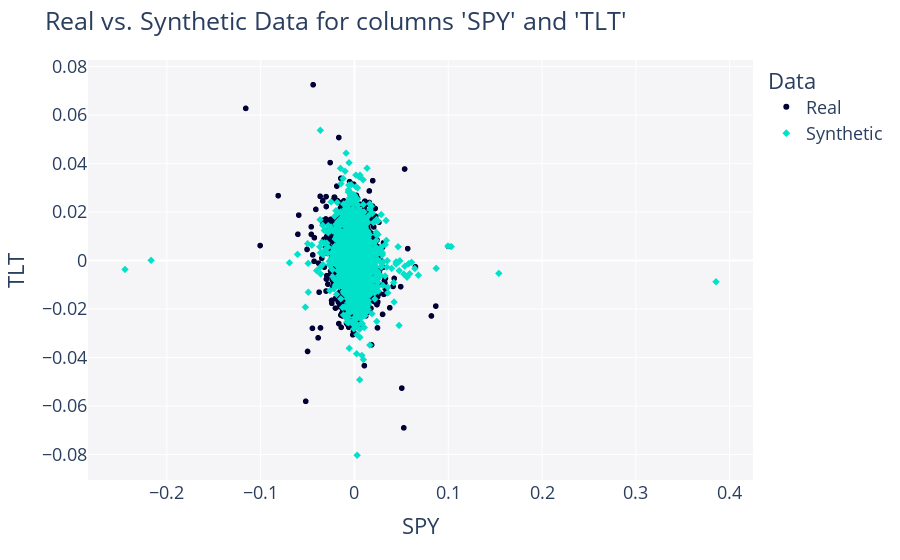

The code cell stored with this chart in its notebook:
### Code cell
# Comparison between the simulated and empirical data
from copulas.visualization import compare_2d
compare_2d(log_returns, synthetic_data)

### Figure 1 — Plotly figure (JSON) as saved in the notebook; plotly's stock layout.template omitted (floating-point values rounded to 4 significant figures; data arrays with more than 128 entries replaced by an {"elided": "..."} marker saying what was removed)
{"data": [{"hovertemplate": "Data=Real<br>SPY=%{x}<br>TLT=%{y}<extra></extra>", "legendgroup": "Real", "marker": {"color": "#000036", "symbol": "circle"}, "mode": "markers", "name": "Real", "showlegend": true, "type": "scattergl", "x": {"elided": "2617 float values"}, "xaxis": "x", "y": {"elided": "2617 float values"}, "yaxis": "y"}, {"hovertemplate": "Data=Synthetic<br>SPY=%{x}<br>TLT=%{y}<extra></extra>", "legendgroup": "Synthetic", "marker": {"color": "#01E0C9", "symbol": "diamond"}, "mode": "markers", "name": "Synthetic", "showlegend": true, "type": "scattergl", "x": {"elided": "2617 float values"}, "xaxis": "x", "y": {"elided": "2617 float values"}, "yaxis": "y"}], "layout": {"font": {"size": 18}, "legend": {"title": {"text": "Data"}, "tracegroupgap": 0}, "margin": {"t": 60}, "plot_bgcolor": "#F5F5F8", "showlegend": true, "title": {"text": "Real vs. Synthetic Data for columns 'SPY' and 'TLT'"}, "xaxis": {"anchor": "y", "domain": [0, 1], "title": {"text": "SPY"}}, "yaxis": {"anchor": "x", "domain": [0, 1], "title": {"text": "TLT"}}}}
